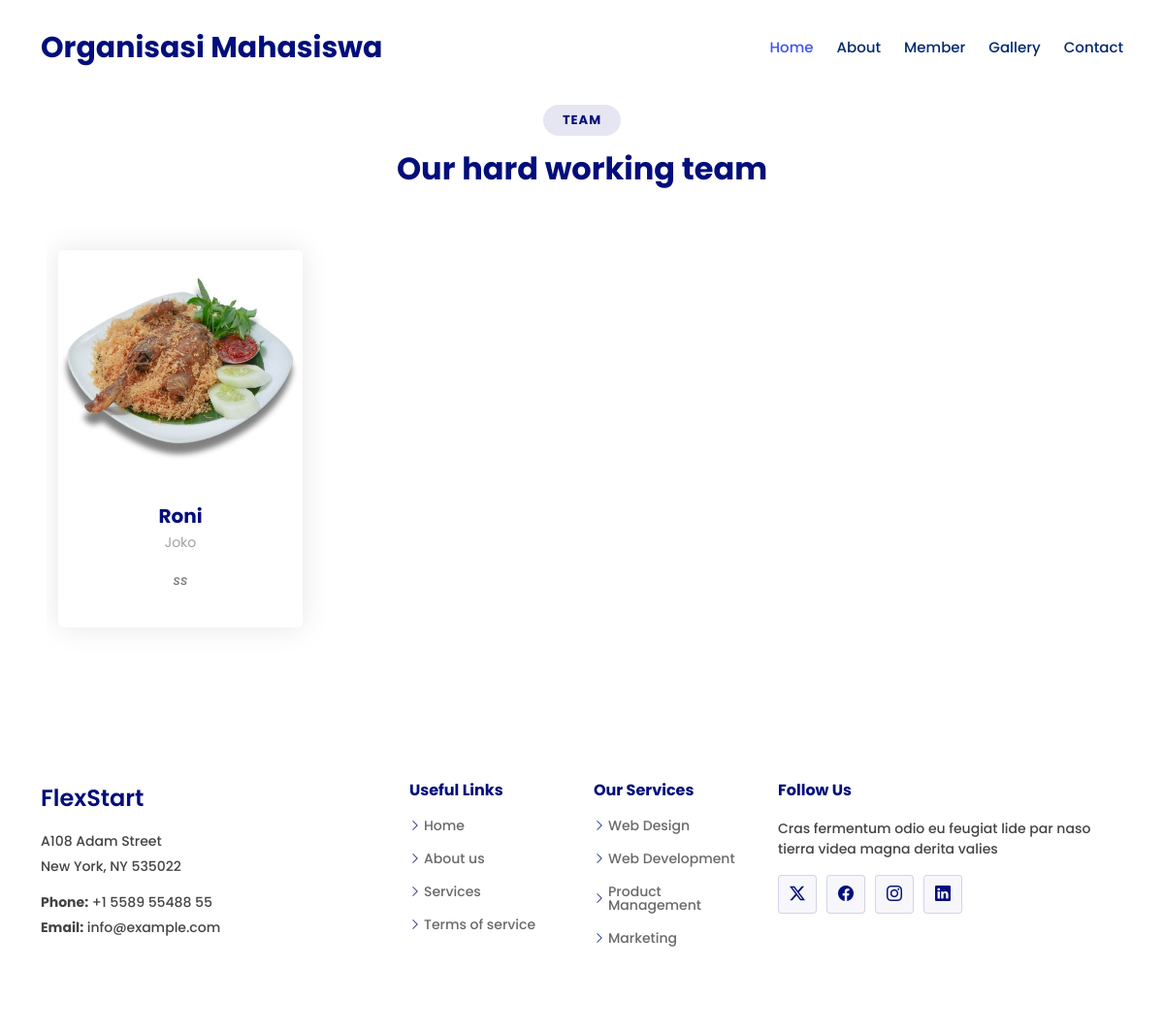
Page /members.php on the earlier database version.
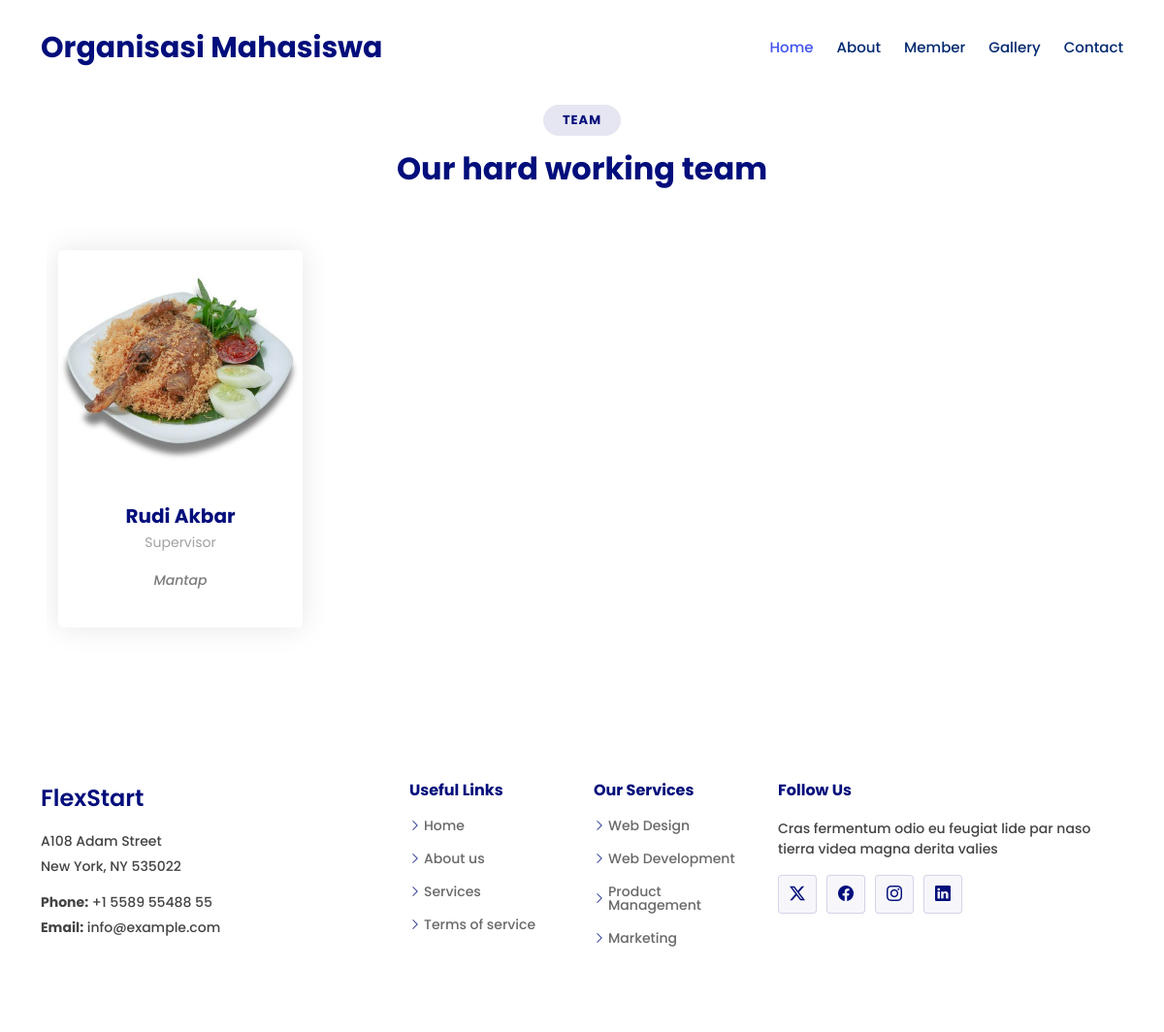
Same page on the later database version.
### tables this page shows
CREATE TABLE `members` (
  `member_id` int(11) NOT NULL,
  `name` varchar(100) NOT NULL,
  `role` varchar(50) NOT NULL,
  `photo` varchar(255) DEFAULT NULL,
  `bio` text DEFAULT NULL
);

### members.php (the view, shortened to what this page needs)
<!DOCTYPE html>
<html lang="en">
<head>
  <link href="assets/vendor/bootstrap/css/bootstrap.min.css" rel="stylesheet">
  <link href="assets/vendor/bootstrap-icons/bootstrap-icons.css" rel="stylesheet">
  <link href="assets/vendor/aos/aos.css" rel="stylesheet">
  <link href="assets/vendor/glightbox/css/glightbox.min.css" rel="stylesheet">
  <link href="assets/vendor/swiper/swiper-bundle.min.css" rel="stylesheet">
  <link href="assets/css/main.css" rel="stylesheet">
</head>
<body class="index-page">
  <header id="header" class="header d-flex align-items-center fixed-top">
    <div class="container-fluid container-xl position-relative d-flex align-items-center">
      <a href="home.php" class="logo d-flex align-items-center me-auto">
        <h1 class="sitename">Organisasi Mahasiswa</h1>
      </a>
      <nav id="navmenu" class="navmenu">
        <ul>
          <li><a href="home.php" class="active">Home<br></a></li>
          <li><a href="about.html">About</a></li>
          <li><a href="members.php">Member</a></li>
          <li><a href="gallery.php">Gallery</a></li>
          <li><a href="contact.php">Contact</a></li>
        </ul>
      </nav>
    </div>
  </header>
  <main class="main m-5">
    <section id="team" class="team section">
      <div class="container section-title" data-aos="fade-up">
        <h2>Team</h2>
        <p>Our hard working team</p>
      </div>
      <div class="container">
        <div class="row gy-4">
          <?php
          include "includes/db.php";
          $query = "SELECT * FROM members";
          $stmt = $pdo->query($query);
          while ($row = $stmt->fetch(PDO::FETCH_ASSOC)) {
            $name = $row['name'];
            $role = $row['role'];
            $bio = $row['bio'];
            $photo = $row['photo'];
            ?>
            <div class="col-lg-3 col-md-6 d-flex align-items-stretch" data-aos="fade-up" data-aos-delay="100">
              <div class="team-member">
                <div class="member-img">
                  <img src="uploads/<?php echo htmlspecialchars($photo); ?>" class="img-fluid"
                    alt="<?php echo htmlspecialchars($name); ?>">
                </div>
                <div class="member-info">
                  <h4><?php echo htmlspecialchars($name); ?></h4>
                  <span><?php echo htmlspecialchars($role); ?></span>
                  <p><?php echo htmlspecialchars($bio); ?></p>
                </div>
              </div>
            </div>
          <?php }  ?>
        </div>
      </div>
    </section>
  </main>
  <footer id="footer" class="footer">
    <div class="container footer-top">
      <div class="row gy-4">
        <div class="col-lg-4 col-md-6 footer-about">
          <a href="home.php" class="d-flex align-items-center">
            <span class="sitename">FlexStart</span>
          </a>
          <div class="footer-contact pt-3">
            <p>A108 Adam Street</p>
            <p>New York, NY 535022</p>
            <p class="mt-3"><strong>Phone:</strong> <span>+1 5589 55488 55</span></p>
            <p><strong>Email:</strong> <span>info@example.com</span></p>
          </div>
        </div>
        <div class="col-lg-2 col-md-3 footer-links">
          <h4>Useful Links</h4>
          <ul>
            <li><i class="bi bi-chevron-right"></i> <a href="#">Home</a></li>
            <li><i class="bi bi-chevron-right"></i> <a href="#">About us</a></li>
            <li><i class="bi bi-chevron-right"></i> <a href="#">Services</a></li>
            <li><i class="bi bi-chevron-right"></i> <a href="#">Terms of service</a></li>
          </ul>
        </div>
        <div class="col-lg-2 col-md-3 footer-links">
          <h4>Our Services</h4>
          <ul>
            <li><i class="bi bi-chevron-right"></i> <a href="#">Web Design</a></li>
            <li><i class="bi bi-chevron-right"></i> <a href="#">Web Development</a></li>
            <li><i class="bi bi-chevron-right"></i> <a href="#">Product Management</a></li>
            <li><i class="bi bi-chevron-right"></i> <a href="#">Marketing</a></li>
          </ul>
        </div>
        <div class="col-lg-4 col-md-12">
          <h4>Follow Us</h4>
          <p>Cras fermentum odio eu feugiat lide par naso tierra videa magna derita valies</p>
          <div class="social-links d-flex">
            <a href=""><i class="bi bi-twitter-x"></i></a>
            <a href=""><i class="bi bi-facebook"></i></a>
            <a href=""><i class="bi bi-instagram"></i></a>
            <a href=""><i class="bi bi-linkedin"></i></a>
          </div>
        </div>
      </div>
    </div>
  </footer>
</body>
</html>

Differences in the rows shown:
changed members: name "Roni" → "Rudi Akbar"; role "Joko" → "Supervisor"; bio "ss" → "Mantap"
